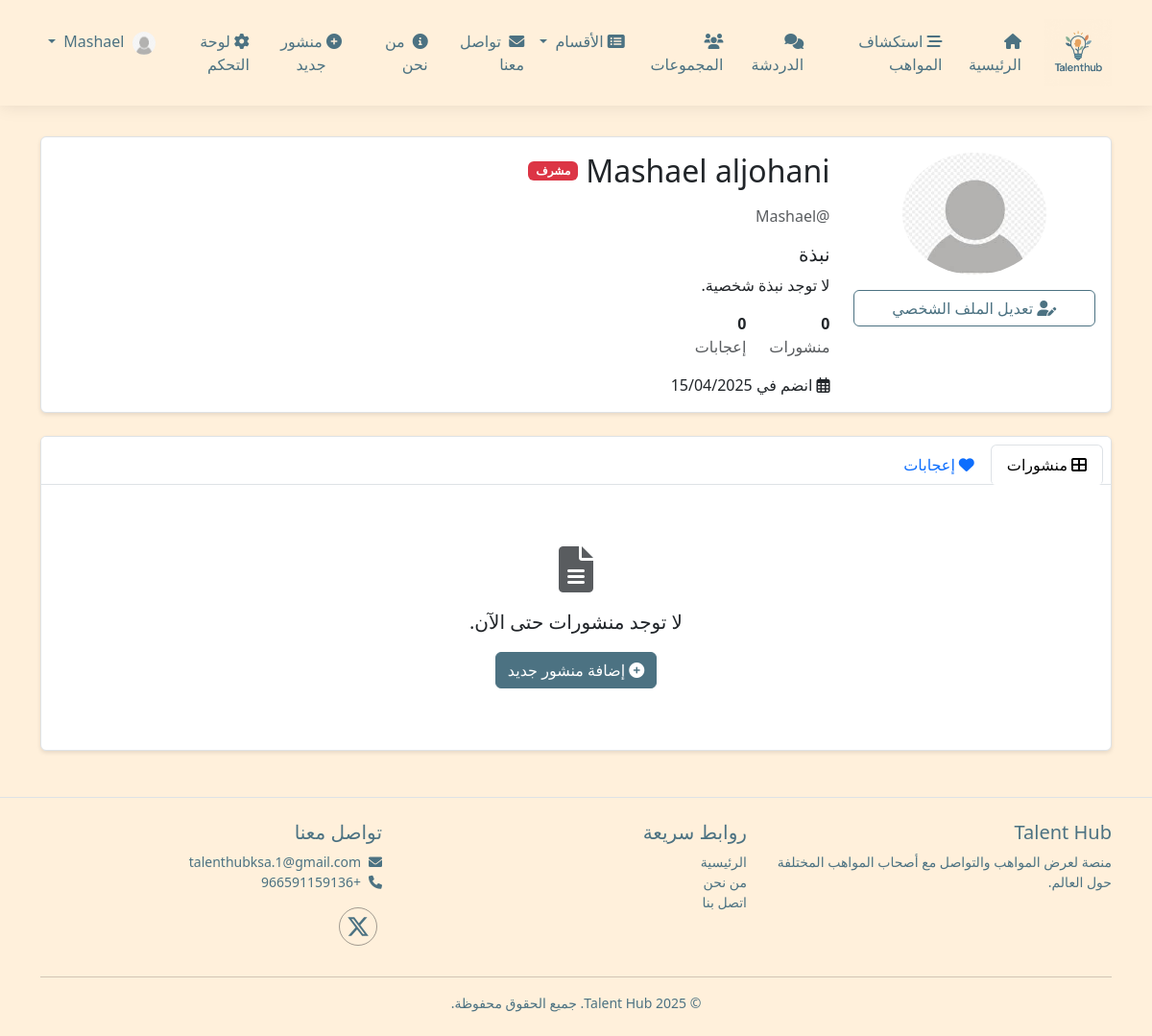
The app's page /profile.php (signed in) with its own data.
### tables this page shows
CREATE TABLE `users` (
  `id` int(11) NOT NULL,
  `username` varchar(50) NOT NULL,
  `email` varchar(100) NOT NULL,
  `password` varchar(255) NOT NULL,
  `full_name` varchar(100) NOT NULL,
  `bio` text DEFAULT NULL,
  `profile_picture` varchar(255) DEFAULT 'default.jpg',
  `role` enum('user','admin') DEFAULT 'user',
  `created_at` timestamp NOT NULL DEFAULT current_timestamp(),
  `updated_at` timestamp NOT NULL DEFAULT current_timestamp() ON UPDATE current_timestamp(),
  `is_online` tinyint(1) DEFAULT 0,
  `category` varchar(50) DEFAULT NULL,
  `is_active` tinyint(1) DEFAULT 1,
  `reset_token` varchar(255) DEFAULT NULL,
  `token_expiry` datetime NOT NULL,
  `updated_at_password` datetime DEFAULT NULL COMMENT 'تاريخ آخر تحديث',
  `last_password_change` datetime DEFAULT NULL COMMENT 'تاريخ آخر تغيير لكلمة المرور'
);

### config/db.php (called while the page is built, shortened)
<?php
class Database {
    private $host = DB_HOST;
    private $user = DB_USER;
    private $pass = DB_PASS;
    private $dbname = DB_NAME;
    private $conn;
    private $stmt;
    public function __construct() {
        $dsn = 'mysql:host=' . $this->host . ';dbname=' . $this->dbname . ';charset=utf8';
        $options = array(
            PDO::ATTR_PERSISTENT => true,
            PDO::ATTR_ERRMODE => PDO::ERRMODE_EXCEPTION,
            PDO::ATTR_DEFAULT_FETCH_MODE => PDO::FETCH_OBJ
        );
        try {
            $this->conn = new PDO($dsn, $this->user, $this->pass, $options);
        } catch(PDOException $e) {
            $this->error = $e->getMessage();
            echo 'Connection Error: ' . $this->error;
        }
    }
    public function query($sql) {
        $this->stmt = $this->conn->prepare($sql);
    }
    public function bind($param, $value, $type = null) {
        if(is_null($type)) {
            switch(true) {
                case is_int($value):
                    $type = PDO::PARAM_INT;
                    break;
                default:
                    $type = PDO::PARAM_STR;
            }
        }
        $this->stmt->bindValue($param, $value, $type);
    }
    public function execute() {
        return $this->stmt->execute();
    }
    public function resultSet() {
        $this->execute();
        return $this->stmt->fetchAll();
    }
    public function single() {
        $this->execute();
        return $this->stmt->fetch();
    }
}

### classes/User.php (called while the page is built, shortened)
<?php
class User
{
    private $db;
    public function __construct($database)
    {
        $this->db = $database;
    }
    public function findUserByUsername1($username)
    {
        $this->db->query('SELECT * FROM users WHERE username = :username');
        $this->db->bind(':username', $username);
        $row = $this->db->single();
        return $this->db->single();
    }
    public function getTotalLikes($user_id)
    {
        $this->db->query("SELECT COUNT(*) as total_likes FROM likes WHERE post_id IN (SELECT id FROM posts WHERE user_id = :user_id)");
        $this->db->bind(':user_id', $user_id);
        $result = $this->db->single();
        return $result ? $result->total_likes : 0;
    }
}

### classes/Post.php (called while the page is built, shortened)
<?php
class Post {
    private $db;
    public function __construct($database) {
        $this->db = $database;
    }
    public function getPostsByUser($userId) {
        $this->db->query('
            SELECT p.*, u.username, u.profile_picture,
                   (SELECT COUNT(*) FROM likes WHERE post_id = p.id) as likes_count,
                   (SELECT COUNT(*) FROM comments WHERE post_id = p.id) as comments_count
            FROM posts p
            JOIN users u ON p.user_id = u.id
            WHERE p.user_id = :user_id
            ORDER BY p.created_at DESC
        ');
        $this->db->bind(':user_id', $userId);
        return $this->db->resultSet();
    }
}
?>

### profile.php (the view, shortened to what this page needs)
<?php
require_once 'config/db.php';
require_once 'classes/User.php';
require_once 'classes/Post.php';
if (!isset($_GET['username']) || empty($_GET['username'])) {
    $username = $_SESSION['username'];
} else {
    $username = sanitize($_GET['username']);
}
$database = new Database();
$user = new User($database);
$post = new Post($database);
$user_data = $user->findUserByUsername1($username);
$user_posts = $post->getPostsByUser($user_data->id);
$posts_count = count($user_posts);
$likes_count = $user->getTotalLikes($user_data->id);
require_once 'includes/header.php';
?>
<div class="container mt-3">
    <div class="row">
        <div class="col-lg-12">
            <div class="card shadow-sm mb-4">
                <div class="card-body">
                    <div class="row">
                        <div class="col-md-3 text-center">
                            <img src="<?php echo URL_ROOT; ?>/assets/uploads/profile/<?php echo $user_data->profile_picture; ?>" class="rounded-circle img-fluid mb-3" style="max-width: 150px;" alt="صورة الملف الشخصي">
                            <?php if ($_SESSION['user_id'] !== $user_data->id): ?>
                                <a href="<?php echo URL_ROOT; ?>/chat/private.php?user=<?php echo $username; ?>" class="btn btn-outline-success d-block">
                                    <i class="fas fa-comment-dots me-1"></i>مراسلة
                                </a>
                            <?php else: ?>
                                <a href="<?php echo URL_ROOT; ?>/edit_profile.php" class="btn btn-outline-primary d-block mb-2">
                                    <i class="fas fa-user-edit me-1"></i>تعديل الملف الشخصي
                                </a>
                            <?php endif; ?>
                        </div>
                        <div class="col-md-9">
                            <div class="d-flex align-items-center mb-3">
                                <h2 class="mb-0"><?php echo $user_data->full_name; ?></h2>
                                <?php if ($user_data->role === 'admin'): ?>
                                    <span class="badge bg-danger ms-2">مشرف</span>
                                <?php endif; ?>
                            </div>
                            <p class="text-muted">@<?php echo $user_data->username; ?></p>
                            <div class="mb-3">
                                <h5>نبذة</h5>
                                <p><?php echo !empty($user_data->bio) ? nl2br($user_data->bio) : 'لا توجد نبذة شخصية.'; ?></p>
                            </div>
                            <div class="d-flex mb-3">
                                <div class="me-4">
                                    <strong class="d-block"><?php echo $posts_count; ?></strong>
                                    <span class="text-muted">منشورات</span>
                                </div>
                                <div class="me-4">
                                    <strong class="d-block"><?php echo $likes_count; ?></strong>
                                    <span class="text-muted">إعجابات</span>
                                </div>
                            </div>
                            <div>
                                <span><i class="far fa-calendar-alt me-1"></i>انضم في <?php echo date('d/m/Y', strtotime($user_data->created_at)); ?></span>
                            </div>
                        </div>
                    </div>
                </div>
            </div>
        </div>
    </div>
    <div class="row">
        <div class="col-lg-12">
            <div class="card shadow-sm">
                <div class="card-header bg-white">
                    <ul class="nav nav-tabs card-header-tabs" id="profileTabs" role="tablist">
                        <li class="nav-item" role="presentation">
                            <button class="nav-link active" id="posts-tab" data-bs-toggle="tab" data-bs-target="#posts" type="button" role="tab" aria-controls="posts" aria-selected="true">
                                <i class="fas fa-th-large me-1"></i>منشورات
                            </button>
                        </li>
                        <li class="nav-item" role="presentation">
                            <button class="nav-link" id="likes-tab" data-bs-toggle="tab" data-bs-target="#likes" type="button" role="tab" aria-controls="likes" aria-selected="false">
                                <i class="fas fa-heart me-1"></i>إعجابات
                            </button>
                        </li>
                    </ul>
                </div>
                <div class="card-body">
                    <div class="tab-content" id="profileTabsContent">
                        <div class="tab-pane fade show active" id="posts" role="tabpanel" aria-labelledby="posts-tab">
                            <?php if (empty($user_posts)): ?>
                                <div class="text-center py-5">
                                    <i class="fas fa-file-alt fa-3x text-muted mb-3"></i>
                                    <p class="lead">لا توجد منشورات حتى الآن.</p>
                                    <?php if ($_SESSION['user_id'] === $user_data->id): ?>
                                        <a href="<?php echo URL_ROOT; ?>/posts/create.php" class="btn btn-primary">
                                            <i class="fas fa-plus-circle me-1"></i>إضافة منشور جديد
                                        </a>
                                    <?php endif; ?>
                                </div>
                            <?php endif; ?>
                        </div>
                    </div>
                </div>
            </div>
        </div>
    </div>
</div>
<?php require_once 'includes/footer.php'; ?>

### assets/css/style.css (style rules this page uses)
:root { --default-font: "Roboto", system-ui, -apple-system, "Segoe UI", Roboto, "Helvetica Neue", Arial, "Noto Sans", "Liberation Sans", sans-serif, "Apple Color Emoji", "Segoe UI Emoji", "Segoe UI Symbol", "Noto Color Emoji"; --heading-font: "Raleway", sans-serif; --nav-font: "Poppins", sans-serif; --primary-color: #4c7282; --secondary-color: #6c757d; --success-color: #28a745; --danger-color: #dc3545; --warning-color: #ffc107; --info-color: #17a2b8; --light-color: #f8f9fa; --dark-color: #343a40; --body-bg: #fff0db; --body-color: #212529; --card-bg: #ffffff; --border-color: #dee2e6; --input-bg: #ffffff; --input-border: #ced4da; --shadow-color: rgba(0, 0, 0, 0.1); --header-height: 60px; --footer-height: 150px; --sidebar-width: 250px; --transition-speed: 0.3s; --background-color: #fff0db; --default-color: #444444; --accent-color: #34b7a7; }
body { font-family: 'Tajawal', 'Segoe UI', Tahoma, Geneva, Verdana, sans-serif; background-color: var(--background-color); color: var(--body-color); transition: background-color var(--transition-speed) ease, color var(--transition-speed) ease; min-height: 100vh; display: flex; flex-direction: column; }
a { color: var(--primary-color); text-decoration: none; transition: color var(--transition-speed) ease; }
.card { background-color: var(--card-bg); border-color: var(--border-color); transition: background-color var(--transition-speed) ease, border-color var(--transition-speed) ease; }
.card-header, .card-footer { background-color: rgba(0, 0, 0, 0.03); border-color: var(--border-color); }
.btn-primary { background-color: var(--primary-color); border-color: var(--primary-color); }
.btn-outline-primary { color: var(--primary-color); border-color: var(--primary-color); }
.shadow-sm { box-shadow: 0 .125rem .25rem var(--shadow-color) !important; }
.nav-link { padding: 0.5rem 1rem; border-radius: 5px; }
[dir="rtl"] .ms-2 { margin-right: 0.5rem !important; margin-left: 0 !important; }
[dir="rtl"] .me-1 { margin-left: 0.25rem !important; margin-right: 0 !important; }

### records on screen
users: profile_picture (placeholder picture), full_name "Mashael aljohani", username "Mashael", created_at "15/04/2025"

### other values on screen
$posts_count "0"
$likes_count "0"
SITE_NAME "Talent Hub"
